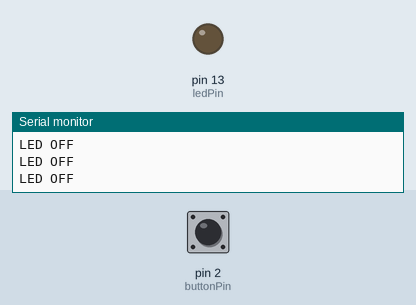
A sketch run on a simulated Arduino Uno, built with avr-gcc and run on an emulated ATmega328P. On the bench: output pins drawn as LEDs (lit = HIGH), the last lines printed to the serial monitor. Dashed ring = blinking. Inputs (shaded band) come from the test bench; at power-on: pin 2 (buttonPin) LOW.

Above: at 1.2 s.
1.3 s: pin 2 (buttonPin) pulled HIGH for 0.15 s
At 1.38 s:
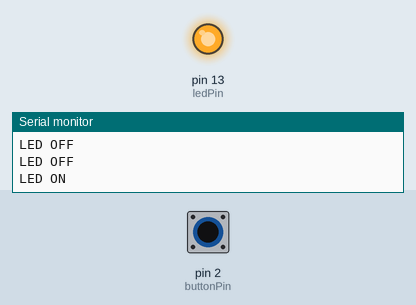
2.9 s: pin 2 (buttonPin) pulled HIGH for 1 s
At 5.4 s:
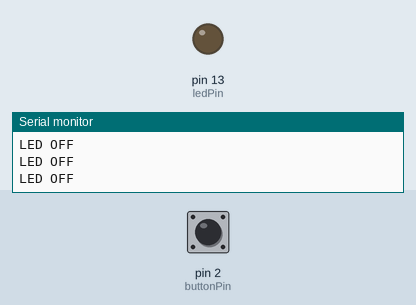
6.9 s: pin 2 (buttonPin) pulsed HIGH 2 times (0.12 s each, 0.3 s apart)
At 6.96 s:
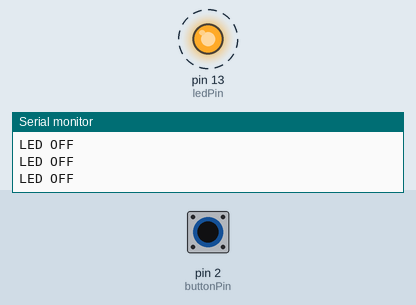
10.5 s: pin 2 (buttonPin) driven HIGH
At 11.4 s:
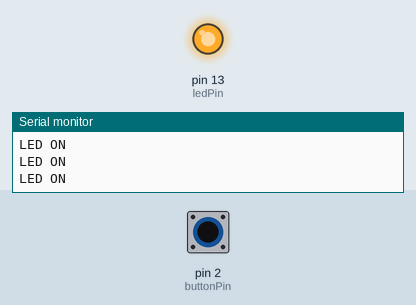
13.5 s: pin 2 (buttonPin) driven LOW
At 13.9 s:
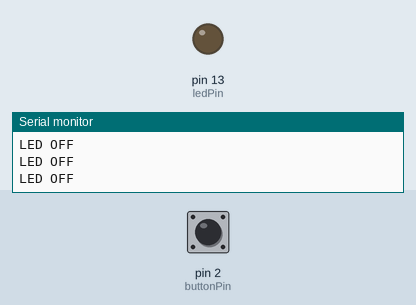
Timing chart, 0 to 16.5 s (numbered marks = the images above; inputs shaded):
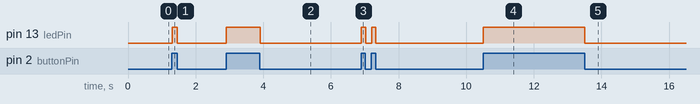

The sketch:

button.ino
```cpp
const int buttonPin = 2;
const int ledPin = 13;
void setup() {
 Serial.begin(9600);
 pinMode(buttonPin, INPUT);
 pinMode(ledPin, OUTPUT);
}
void loop() {
 int buttonState = digitalRead(buttonPin);

 if (buttonState == HIGH) {
 digitalWrite(ledPin, HIGH); // Turn on LED
 Serial.println("LED ON");
 } else {
 digitalWrite(ledPin, LOW);
 Serial.println("LED OFF"); // Turn off LED
 }
}
```

Measured:
- after the input at 1.3 s, pin 13 (ledPin): LOW → HIGH at once, → LOW 0.15 s later
- after the input at 2.9 s, pin 13 (ledPin): LOW → HIGH at once, → LOW 1.0 s later
- after the input at 6.9 s, pin 13 (ledPin): alternates HIGH for 0.12 s and LOW for 0.18 s, 4 changes in all, then stays LOW, starting at once
- after the input at 10.5 s, pin 13 (ledPin): LOW → HIGH at once
- after the input at 13.5 s, pin 13 (ledPin): HIGH → LOW at once
